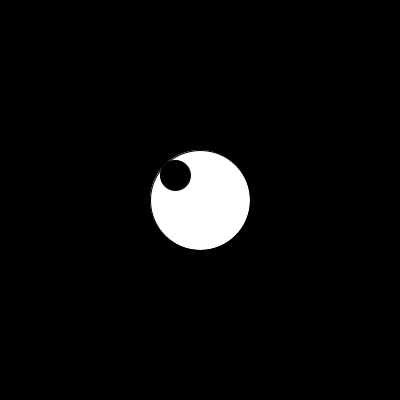
Frame 1 (no input)
Frame 60 (the mouse pressed at the canvas centre just before this capture): identical to frame 1, image omitted
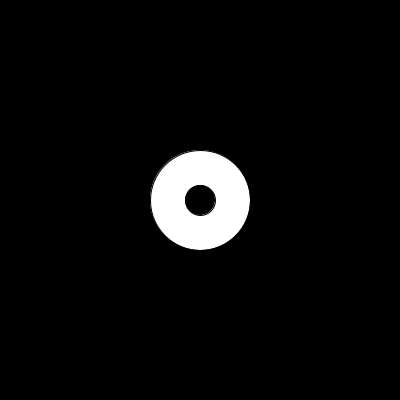
Frame 120 (the mouse held since frame 60 and released just before this capture)

The Processing sketch that drew these frames (run headless with seeded random() and noise(); from frame 60 on, the mouse is pressed at the canvas centre):

// Processing sketch: processing_68974
// ── processing_68974.pde

/*TRAVAIL DE RATTRAPAGE
  L'OEIL
  PAR GABRIELLE DEMERS*/




float x = 200;
float y = 200;
float d = 100;
float xCiblee = 200;
float yCiblee = 200; 
float pupilleD = 30;
float vitesse; 

   
void setup() {
  size(400,400);
  smooth();
  noStroke();
  
  
}
   

   
void draw() {
  background(0);
  fill(255);
// la pupille qui se déplace dans l'oeil    
  stroke(0);
  ellipse(x,y,d,d);
    
  float radians = atan2(mouseY-y,mouseX-x);
  float distance = dist(mouseX,mouseY,x,y);
   
  distance = constrain(distance,0,d/2 - pupilleD/2);
   
   
  float pupilleX = cos(radians)* distance + x;
  float pupilleY = sin(radians)* distance + y;
    
  fill(0);
  ellipse(pupilleX,pupilleY,pupilleD,pupilleD);
  
  // suivre la souris 
  
   float radiansP = atan2( yCiblee-y, xCiblee-x );
  float distanceP = dist( xCiblee, yCiblee, x, y );
  x = cos(radiansP) * min(distanceP,vitesse) + x;
  y = sin(radiansP) * min(distanceP,vitesse) + y;
  
  //assouplissement 
  
  x = (xCiblee - x) * 0.04 + x;
y = (yCiblee - y) * 0.04 + y;

   
  }
  

     void mousePressed() {
    xCiblee = mouseX;
  yCiblee = mouseY;

    
    
  }
